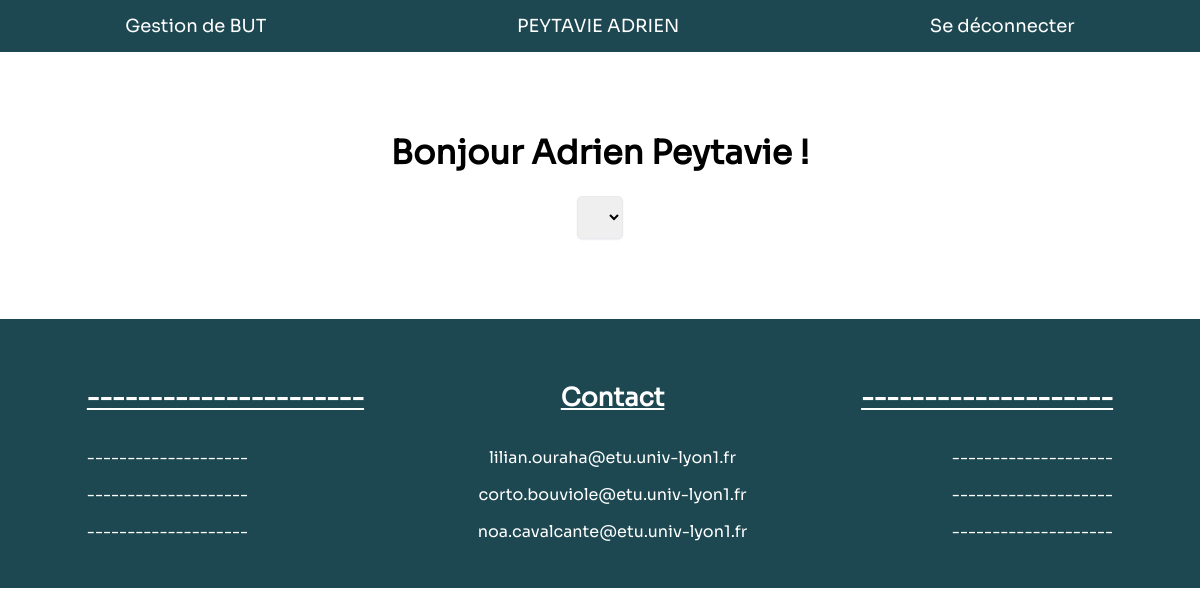
/professor/ (signed in), run on an earlier commit of the app's database.
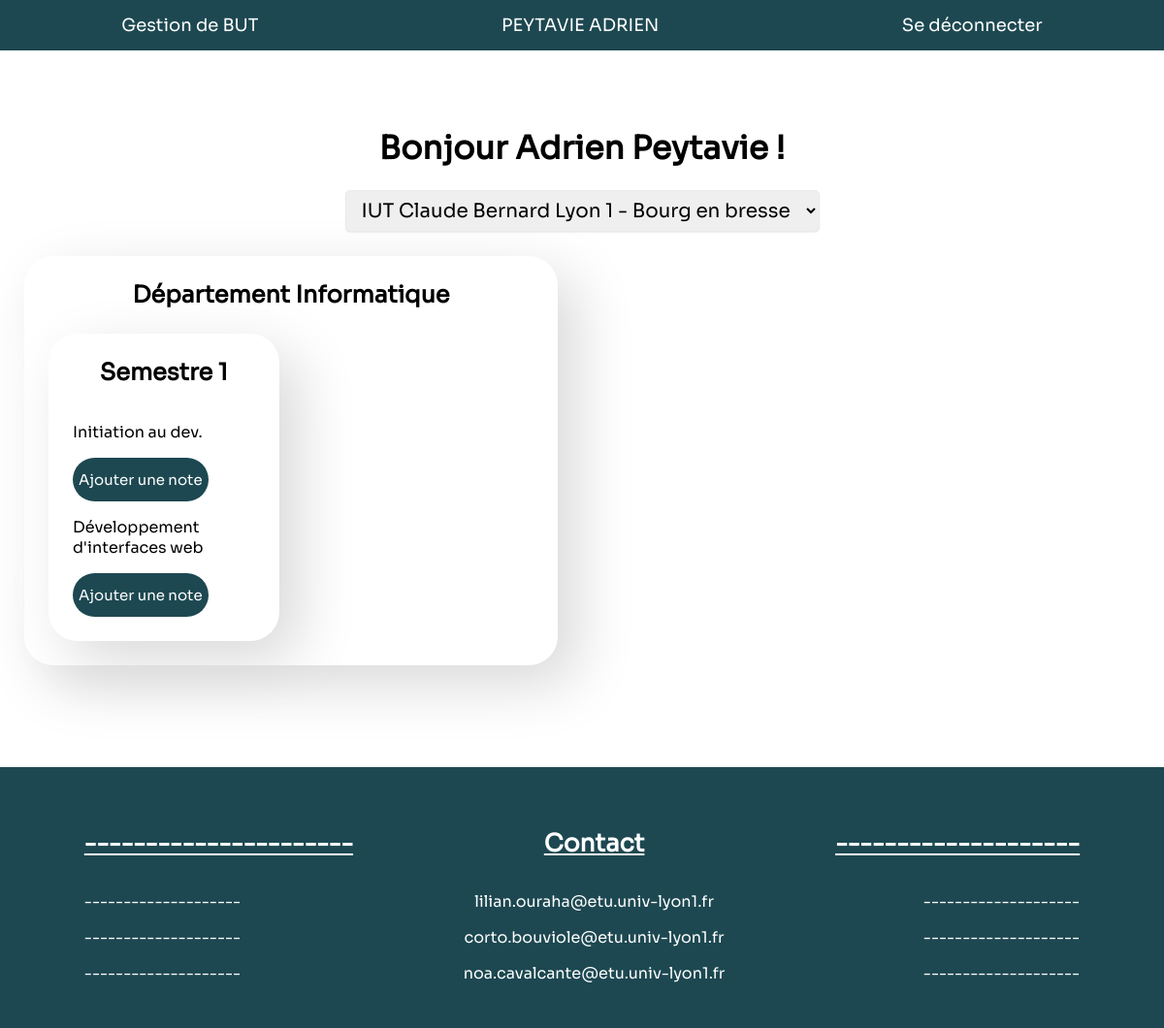
And on a later commit of the database.
### main/models.py (models this page shows, shortened)
class Department(models.Model):
    name = models.CharField(max_length=80)
    establishment = models.ForeignKey(Establishment, on_delete=models.CASCADE, default=None, blank=False, null=True)
    def getSemesters(self):
        return Semester.objects.filter(department=self).order_by("number")

class Semester(models.Model):
    number = models.IntegerField(default=None, blank=False, null=True)
    department = models.ForeignKey(Department, on_delete=models.CASCADE, default=None, blank=False, null=True)
    def getProfessorResources(self, professor):
        resources = Resource.objects.filter(semester=self).order_by("number")
        return list(set(resources & professor.resources.all()))

class Resource(models.Model):
    number = models.IntegerField(default=None, blank=False, null=True)
    name = models.CharField(max_length=50)
    semester = models.ForeignKey(Semester, on_delete=models.CASCADE, default=None, blank=False, null=True)
    ues = models.ManyToManyField(UE, related_name="resources")

### professor/views.py (the view)
# urls.py: path('', index, name="index"),
def index(request):
    user = request.user
    professor = isProfessor(user)
    if professor == None:
        return redirect("login")
    professor_view = {}
    for establishment in professor.getEtablishments():
        professor_view[establishment] = {}
        for department in establishment.getDepartments():
            professor_view[establishment][department] = {}
            for semester in department.getSemesters():
                professor_view[establishment][department][semester] = semester.getProfessorResources(professor)
    return render(
        request,
        "p_index.html",
        context={
            "professor_view": professor_view
        }
    )

### main/models.py (called while the page is built)
    def __str__(self):
        return self.name

    def getDepartments(self):
        return Department.objects.filter(establishment=self)

    def getDepartments(self):
        departments = []
        for resource in self.resources.all():
            if resource.semester.department not in departments:
                departments.append(resource.semester.department)
        return departments

    def getEtablishments(self):
        establishments = []
        for department in self.getDepartments():
            if department.establishment not in establishments:
                establishments.append(department.establishment)
        return establishments

### main/views.py (called while the page is built)
def isProfessor(user):
    try:
        return Professor.objects.get(id=user if isinstance(user, int) else user.id)
    except Professor.DoesNotExist:
        return None

### professor/templates/p_index.html (shortened to what this page needs)
{% extends 'head.html' %}
{% load static %}
{% block content %}
<div class="wrapper">
    <h1>Bonjour {{ user.first_name }} {{ user.last_name }} !</h1>
    <select id="selection" name="establishment">
        {% for establishment in professor_view.keys %}
        <option value="{{ establishment.id }}">{{ establishment }}</option>
        {% endfor %}
    </select>
    <div class="content">
        {% for establishment, departments in professor_view.items %}
        <div class="establishment {{ establishment.id }}">
            {% for department, semesters in departments.items %}
            <div class="styled-card department">
                <form action="{% url 'professor:department' department_id=department.id %}" class="auto department-form" method="post">
                    <h2 class="middle">Département {{ department.name }}</h2>
                    <div class="semesters">
                        {% for semester, resources in semesters.items %}
                        {% if resources %}
                        <div class="styled-card semester">
                            <h2>Semestre {{ semester.number }}</h2>
                            <div class="resources">
                                {% for resource in resources %}
                                <div class="resource">
                                    <p>{{ resource.name }}</p>
                                    <button class="resource-button {{ resource.id }}">Ajouter une note</button>
                                </div>
                                {% endfor %}
                            </div>
                        </div>
                        {% endif %}
                        {% endfor %}
                    </div>
                </form>
            </div>
            {% endfor %}
        </div>
        {% endfor %}
    </div>
</div>
{% endblock %}

### templates/head.html (shortened to what this page needs)
{% load static %}
<!DOCTYPE html>
<html lang="en">
<head>
    <link rel="stylesheet" href="{% static 'css/styles.css' %}" media="all" />
    {% if "/student/" in request.path %}
    <link rel="stylesheet" href="{% static 'css/student.css' %}" media="all" />
    <script src="{% static 'js/student.js' %}" defer></script>
    {% elif "/professor/" in request.path %}
    <link rel="stylesheet" href="{% static 'css/professor.css' %}" media="all" />
    {% elif "/administrator/" in request.path %}
    <link rel="stylesheet" href="{% static 'css/administrator.css' %}" media="all" />
    <script src="{% static 'js/administrator.js' %}" defer></script>
    {% endif %}
</head>
<body id="body">
    <header>
        <nav>
            <form class="auto" action="{% url 'main:index' %}" method="post">
                <span class="effect-underline">Gestion de BUT</span>
            </form>
            {% if user.is_authenticated %}
            <form class="auto" action="{% url 'profile' %}" method="post">
                <span class="effect-underline">{{ user.last_name|upper }} {{ user.first_name|upper }}</span>
            </form>
            <form class="auto" action="{% url 'logout' %}" method="post">
                <span class="effect-underline">Se déconnecter</span>
            </form>
            {% else %}
            <form class="auto" action="{% url 'login' %}" method="post">
                {% csrf_token %}
                <span class="effect-underline">Se connecter</span>
            </form>
            {% endif %}
        </nav>
    </header>
    <main>
        {% block content %}
        {% endblock %}
    </main>
    <footer>
        <div class="left">
            <h4>----------------------</h4>
            <p>--------------------</p>
            <p>--------------------</p>
            <p>--------------------</p>
        </div>
        <div class="middle">
            <h4>Contact</h4>
            <p>lilian.ouraha@etu.univ-lyon1.fr</p>
            <p>corto.bouviole@etu.univ-lyon1.fr</p>
            <p>noa.cavalcante@etu.univ-lyon1.fr</p>
        </div>
        <div class="right">
            <h4>--------------------</h4>
            <p>--------------------</p>
            <p>--------------------</p>
            <p>--------------------</p>
        </div>
    </footer>
</body>
</html>

### assets/css/styles.css (style rules this page uses)
:root { --primary-color: white; --element-color: #1D4851; }
html, body { height: 100%; padding: 0; margin: 0; }
body { display: flex; flex-direction: column; font-family: Sora; overflow-y: auto; box-sizing: border-box; }
main { background-color: var(--primary-color); display: flex; flex-direction: row; padding: 80px 0; user-select: none; }
h1 { text-align: center; font-size: 33px; margin-top: 0; }
h2 { position: relative; z-index: 2; margin-top: 0; }
header { width: 100%; background: var(--element-color); color: white; font-size: 18px; }
nav { display: flex; flex-direction: row; justify-content: space-around; }
nav > form { cursor: pointer; padding: 15px 17px; }
.effect-underline { position: relative; }
.effect-underline:after { content: ''; position: absolute; left: 0; height: 1em; width: 100%; border-bottom: 1px solid; margin-top: 8px; opacity: 0; transition: opacity 0.35s, transform 0.35s; transform: scale(0, 1); }
.wrapper { display: flex; flex-direction: column; align-items: center; width: 100%; }
.wrapper select { position: relative; z-index: 2; padding: 7px 12px; border: 1px solid #E8EAED; border-radius: 5px; box-shadow: 0 1px 3px -2px #9098A9; cursor: pointer; font-size: 20px; font-family: inherit; }
.styled-card { position: relative; z-index: 1; border-radius: 30px; background: var(--primary-color); box-shadow: 20px 20px 60px #d9d9d9, -20px -20px 60px white; }
.content { width: 100%; }
.content form { margin: -25px; padding: 25px; }
footer { padding: 30px; background-color: var(--element-color); display: flex; justify-content: space-around; }
footer h4 { font-size: 25px; color: white; text-transform: capitalize; text-decoration: underline; }
footer p { color: white; }
.middle { text-align: center; }
.right { text-align: right; }
.left { text-align: left; }

### assets/css/professor.css (style rules this page uses)
.content > .establishment , .content > .semester { display: grid; grid-template-columns: 1fr 1fr; grid-gap: 50px; margin: 25px; }
.establishment > .department, .semesters > .semester, .semester > .resource, .resource > .evaluations { position: relative; z-index: 1; padding: 25px; width: auto; height: max-content; cursor: pointer; transition: transform .5s ease; }
.semesters > .semester { width: auto; }
.department > form > .semesters, .department > .semesters { display: grid; grid-template-columns: 1fr 1fr; grid-gap: 25px; margin-top: 5%; }
.semesters > .semester { display: flex; flex-direction: column; align-items: center; }
.modal-button, .resource-button { position: relative; z-index: 999; height: 3em; background: var(--element-color); color: var(--primary-color); font: inherit; font-size: 15px; border: none; border-radius: 30px; cursor: pointer; transition: transform .5s ease; }

What changed in the data, as far as the page shows it:
added Department: name "Informatique"
added Semester: number "1"
added Resource: name "Initiation au dev."
added Resource: name "Développement d'interfaces web"
Also different on the page:
form field establishment: (not shown) → "IUT Claude Bernard Lyon 1 - Bourg en bresse"
